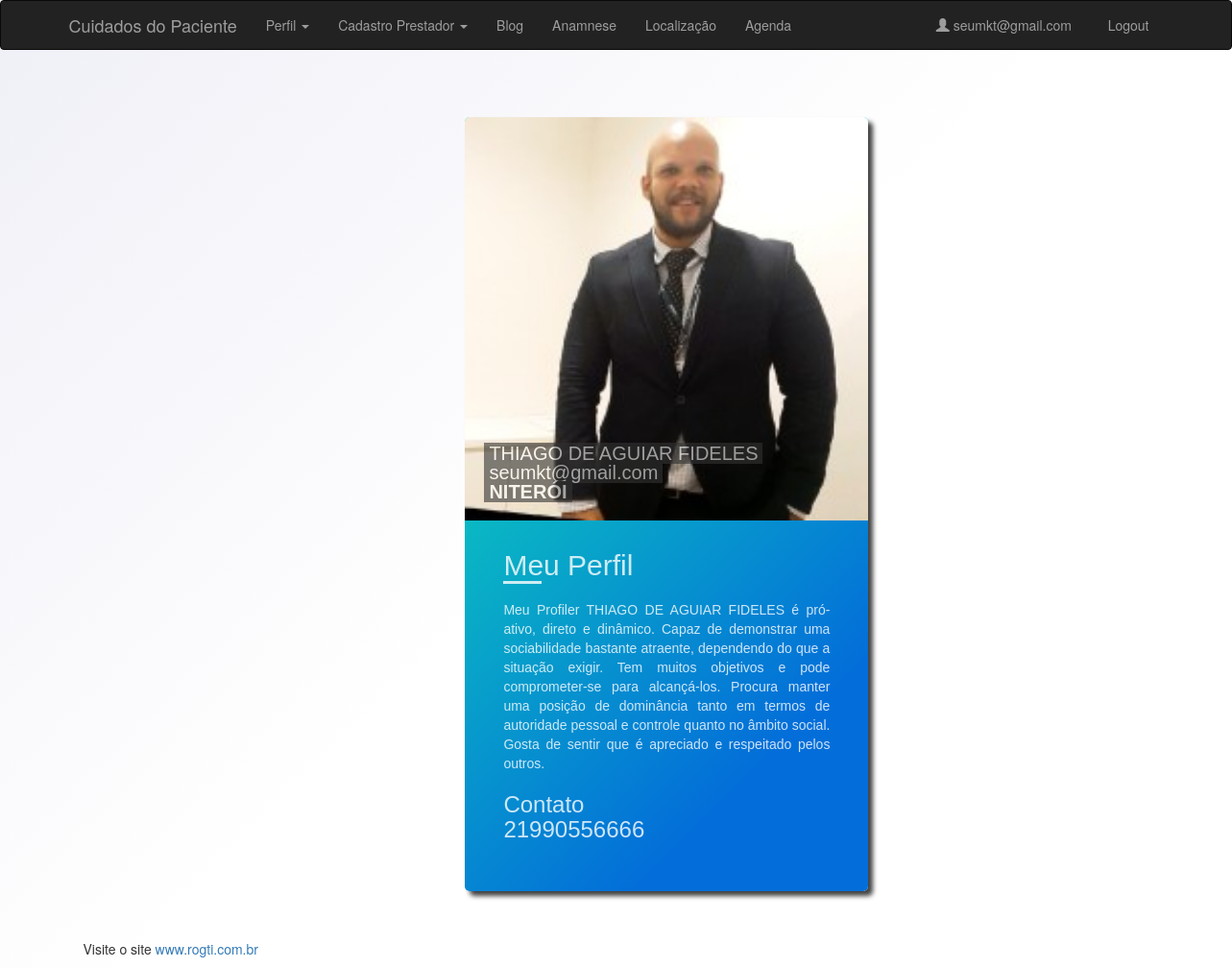
Page /prestador/perfil (signed in) on the committed database.
### usuarios/models.py (models this page shows, shortened)
class User(AbstractUser):
    username = None
    email = models.EmailField(_('endereço de email'), unique=True)
    USERNAME_FIELD = 'email'
    REQUIRED_FIELDS = []
    objects = UserManager()

class UserProfile(models.Model):
    user = models.OneToOneField(User, on_delete=models.PROTECT)
    nm_completo = models.CharField(verbose_name="Nome Completo", max_length=100,null=True, blank=True)
    nr_cpf_cgc = models.CharField(verbose_name="CPF",max_length=11,null=True, blank=True,validators=[validate_CPF])
    ds_codigo_conselho = models.CharField(verbose_name="Código do Conselho", max_length=10,blank=True, null=True)
    foto_perfil = models.ImageField(upload_to=foto_perfil_directory_path, null=True, blank=True)
    cidade = models.CharField(verbose_name="Cidade", max_length=200, blank=True, null=True)
    observacoes = models.TextField(blank=True, null=True,verbose_name="Observações")
    idade = models.IntegerField(null=True)
    sexo = models.CharField(max_length=20, choices=STATUS_SEXO, default='OUTROS VALORES')
    tipo_usuario = models.CharField(max_length=30, choices=STATUS_TIPO, default='PRESTADOR')
    nrTelCelular = models.CharField(max_length=11, blank=True, null=True, verbose_name='Nº telefone celular')
    class Meta:
        verbose_name = "perfil"
        verbose_name_plural = "perfis"

### usuarios/views.py (the view)
# urls.py: path('perfil', views.perfil, name="perfil_usuario"),
@login_required
def perfil(request):
    try:
        user = request.user
    except User.DoesNotExist:
        return redirect('home')
    return render(request, 'usuarios/perfil.html', {'selecteduser': user})

### usuarios/templates/usuarios/perfil.html (shortened to what this page needs)
{% extends "base.html" %}
{% load model_field %}
{% block content %}
<div class='row'>
    <div class='col-sm-6 col-sm-offset-1'>
            <tbody>
               <div class="container">
  <div class="card">
  <div class="top-section">
    <img src="/media/{{ user.userprofile.foto_perfil }}?auto=compress&cs=tinysrgb&dpr=2&h=540&w=540" alt=""/>
  <div class="name">
    <span>{{ user.get_full_name }}</span>
    <br />
    <span>{{ user.get_username }}</span>
    <br />
    <span>{{ user.userprofile.cidade }}</span>
    </div>
  </div>
  <div class="info-section">
    <h2>Meu Perfil
    </h2>
  <p>{{ user.userprofile.observacoes }}</p>
    <h3>Contato
     <span>{{ user.userprofile.nrTelCelular }}</span>
    </h3>
          </div>
        </div>
    </div>
               </tbody>
</div>
{% endblock %}

### templates/base.html (shortened to what this page needs)
<!DOCTYPE html>
<html lang="pt-br">
<head>
    <link rel="stylesheet" href="https://maxcdn.bootstrapcdn.com/bootstrap/3.3.7/css/bootstrap.min.css">
    {% load static %}
    <link rel="stylesheet" href="{% static 'usuarios/style.css' %}">
</head>
<body>
   <body style="background-color:#FFFFFF;">
   </body>
  <div class="wrapper">
      {% include '_navbar.html' %}
{% block content %}
{% endblock %}
  </div>
  <div id="page-footer">
	<div class="container">
	  <footer class="container-fluid bg-1 text-center">
       <p>Visite o site <a href="https://www.rogti.com.br">www.rogti.com.br</a></p>
	  </footer>
    </div>
  </div>
</body>
</html>

### templates/_navbar.html (shortened to what this page needs)
    <nav class="navbar navbar-inverse">
      <div class="container">
        <div class="navbar-header">
          <a class="navbar-brand" href="{% url 'home' %}">Cuidados do Paciente</a>
        </div>
        <div class="navbar-collapse collapse">
          <ul class="nav navbar-nav">
            {% if request.user.is_authenticated %}
            <li class="dropdown">
              <a href="{% url 'usuarios:perfil_usuario' %}" class="dropdown-toggle" data-toggle="dropdown" role="button" aria-expanded="false">Perfil <span class="caret"></span></a>
            </li>
            <li class="dropdown">
            <a href="{% url 'prestadores:cadastro_prestador_pf' %}" class="dropdown-toggle" data-toggle="dropdown" role="button" aria-expanded="false">Cadastro Prestador <span class="caret"></span></a>
            <li class=""><a href="{% url 'blog-home' %}">Blog</a></li>
            <li class=""><a href="{% url 'pacientes:pacientes' %}">Anamnese</a></li>
            <li class=""><a href="{% url 'appgeo:appgeo' %}">Localização</a></li>
            <li class=""><a href="{% url 'schedule' %}">Agenda</a></li>
            {% endif %}
          </ul>
        {% block nav_user %}
          <ul class="nav navbar-nav navbar-right">
          {% if request.user.is_authenticated %}
              <li id="nav-username"><a href="{% url 'usuarios:perfil_usuario' %}">
                <span class="glyphicon glyphicon-user"></span>  {{ user.get_username }} &nbsp; </a>
              </li>
              <li>
                <a href="{% url 'auth_logout' %}">Logout</a>
              </li>
          {% else %}
            <li><a href="{% url 'registration_register' %}">Registrar</a></li>
          {% endif %}
          </ul>
        {% endblock %}
         </div>
      </div>
    </nav>

### usuarios/templates/usuarios/perfil.html (style rules this page uses)
* { padding: 0; margin: 0; text-decoration: none; list-style: none; }
body { background: linear-gradient(135deg, #efeff7 0%, #fff 50%); }
img { width: 100%; }
.card { width: 420px; background: linear-gradient(135deg, #0ff0b3 0%, #036ed9 80%); overflow: hidden; font-family: sans-serif; box-shadow: 0 0 40px #00000070; border-radius: 5px; box-shadow: 5px 5px 5px 0px rgba(0, 0, 0, 0.75); margin: 5rem auto; transition: transform 0.3s; }
.top-section { position: relative; }
.name { position: absolute; bottom: 20px; left: 20px; font-size: 20px; color: #fff; line-height: 1; opacity: 0.6; }
.name span { background: #333; padding: 0 5px; }
.name span:last-of-type { text-transform: uppercase; font-weight: 600; }
.info-section { padding: 0 40px 40px; color: #fff; opacity: 0.8; }
h2 { padding: 1rem 0 1rem; }
h2:after { position: absolute; content: ""; height: 3px; width: 40px; background: #fff; }
p { text-align: justify; }

### rows in the picture
User: get_username "seumkt@gmail.com", userprofile.foto_perfil (picture), get_full_name "THIAGO DE AGUIAR FIDELES", userprofile.cidade "NITERÓI", userprofile.observacoes "Meu Profiler THIAGO DE AGUIAR FIDELES é pró-ativo, direto e dinâmico. Capaz de demonstrar uma sociabilidade bastante atraente, dependendo do que a situação exigir. Tem muitos objetivos e pode comprometer-se para alcançá-los. Procura manter uma posição de dominância tanto em termos de autoridade pessoal e controle quanto no âmbito social. Gosta de sentir que é apreciado e respeitado pelos outros.", userprofile.nrTelCelular "21990556666"
